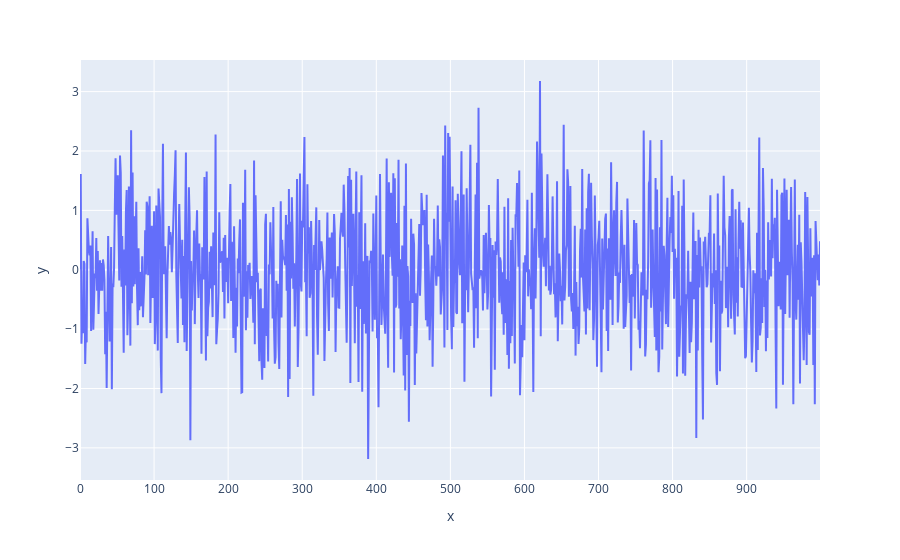

Notebook code for this chart:
### Markdown cell above
Plotly

### Code cell
# You can zoom and hover with the mouse to see data values
px.line(df, 'x', 'y')

### Figure 1 — Plotly figure (JSON) as saved in the notebook; plotly's stock layout.template omitted (floating-point values rounded to 4 significant figures; data arrays with more than 128 entries replaced by an {"elided": "..."} marker saying what was removed)
{"data": [{"hovertemplate": "x=%{x}<br>y=%{y}<extra></extra>", "legendgroup": "", "line": {"color": "#636efa", "dash": "solid"}, "marker": {"symbol": "circle"}, "mode": "lines", "name": "", "orientation": "v", "showlegend": false, "type": "scatter", "x": {"elided": "1000 int values"}, "xaxis": "x", "y": {"elided": "1000 float values"}, "yaxis": "y"}], "layout": {"legend": {"tracegroupgap": 0}, "margin": {"t": 60}, "xaxis": {"anchor": "y", "domain": [0, 1], "title": {"text": "x"}}, "yaxis": {"anchor": "x", "domain": [0, 1], "title": {"text": "y"}}}}
